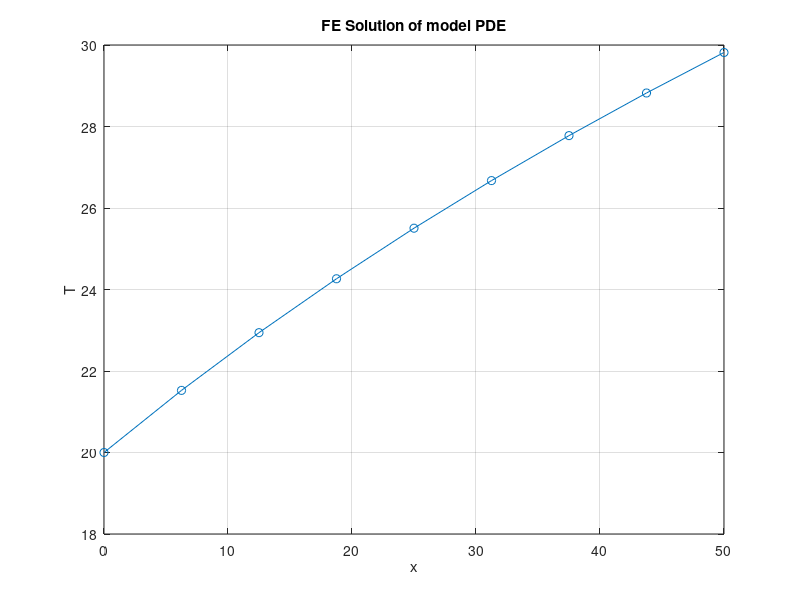

This chart was generated by the following MATLAB code:
%1D NONLINEAR FEM SOLVER
%DIRECT ITERATION
%input parameters:
ne=8;
xmin=0;
xmax=50;

k=40;

ti=20;
qi=10;

%nonlinear paramaters
itrMax = 20;
eTol = 1e-3;
%Thermal Conductivity as a Function of Temperature
%K(T) = kM*T + kC
kM = 2;
kC = 1;

%SOLVE PDE:
%
% -d/dx[Af(x)*(du/dx)] = Cf(x)
%
%INPUTS:
% ne    :: Number of Elements
% xmin  :: Starting X position
% xmax  :: Ending X position
% k     :: Thermal Conduction Coefficient
% ti    :: Temperature Boundary Condition
% qi    :: Thermal Load Flux
%
%NL INPUTS:
% itrMax    :: Max Iterations Permitted
% eTol      :: Convergence Error Tolerance
% 

%Parameters:                        
nn = ne + 1;                        % Number of Nodes
xx = linspace(xmin,xmax,nn);        % X-coordinates/
%Iteration Counter Definition
itr = 0;
loopr = true;
%DE functions:
Af = '1';
Cf = '0';
%BC definitions:
ltype = 1;  %1: Dirichlet Boundary Condition  
rtype = 2;  %2: Neumann Boundary Condition
            %3: Mixed Boundary Condition
lt1 = ti;
rt1 = 0;
lq1 = 0;
rq1 = qi;

%Global matrix Definitions:
K = sparse(nn,nn);
F = sparse(nn,1);

KZ = K;
FZ = F;

%Gaussian Quadrature Defintion:
%3 Point
GQp = [-sqrt(3/5),0,sqrt(3/5)];
GQw = [5/9,8/9,5/9];
GQn = length(GQp);

%Shape functions and Gradients @ GQ points
S = zeros(2,GQn);
dS = zeros(2,GQn);
%Shape Function Definiton:
for e=1:GQn
   S(1,e) = (1-GQp(e))/2;
   S(2,e) = (1+GQp(e))/2;
   dS(1,e) = -0.5;
   dS(2,e) = +0.5;
end

%INITIALISATION
for e=1:ne
    x1 = xx(e);
    x2 = xx(e+1);
    %element jacobian
    jac = (x2-x1)/2;
    
    %local matrices
    Ke = zeros(2,2);
    Fe = zeros(2,1);
    %loop through GQ points
    for q=1:GQn
        %Evaluate Current X position
        xE = GQp(q)*((x2-x1)/2) + (x2+x1)/2;
        %First Iteration Conditions (LINEAR)
        Ac = eval(Af)*k;
        Cc = eval(Cf);
        
        for i=1:2
            for j=1:2
                Ke(i,j) = Ke(i,j) + ...
                          Ac*(dS(i,q)/jac*dS(j,q)/jac)...
                          *jac*GQw(q);
            end
            Fe(i) = Fe(i) + Cc*S(i,q)*jac*GQw(q);
        end
    end
    
    %Assemble Local to Global
    KZ(e,e)      = KZ(e,e) + Ke(1,1);
    KZ(e+1,e)    = KZ(e+1,e) + Ke(2,1);
    KZ(e,e+1)    = KZ(e,e+1) + Ke(1,2);
    KZ(e+1,e+1)  = KZ(e+1,e+1) + Ke(2,2);
    
    FZ(e)        = FZ(e) + Fe(1);
    FZ(e+1)      = FZ(e+1) + Fe(2);
end

%LEFT boundary
if ltype == 1
    FZ(1) = lt1;
    KZ(1,:) = 0;
    KZ(1,1) = 1;
elseif ltype == 2
    FZ(1) = FZ(1) + lq1;
end
%RIGHT boundary
if rtype == 1
    FZ(nn) = rt1;
    KZ(nn,:) = 0;
    KZ(nn,nn) = 1;
elseif rtype == 2
    FZ(nn) = FZ(nn) + rq1;
end

uR = KZ\FZ;

%NONLINEAR UTERATION LOOP
while loopr
    %Increment Iteration Counter
    itr = itr + 1;
    %Local Element Matrix Definitions:
    for e=1:ne
        x1 = xx(e);
        x2 = xx(e+1);
        %element jacobian
        jac = (x2-x1)/2;
        
        %local matrices
        Ke = zeros(2,2);
        Fe = zeros(2,1);
        %loop through GQ points
        for q=1:GQn
            %Evaluate Current X position
            xE = GQp(q)*((x2-x1)/2) + (x2+x1)/2;
            
            Ac = eval(Af)*(kM*(uR(e)) + kC);
            Cc = eval(Cf);
            
            for i=1:2
                for j=1:2
                    Ke(i,j) = Ke(i,j) + ...
                              Ac*(dS(i,q)/jac*dS(j,q)/jac)...
                              *jac*GQw(q);
                end
                Fe(i) = Fe(i) + Cc*S(i,q)*jac*GQw(q);
            end
        end
        
        %Assemble Local to Global
        K(e,e)      = K(e,e) + Ke(1,1);
        K(e+1,e)    = K(e+1,e) + Ke(2,1);
        K(e,e+1)    = K(e,e+1) + Ke(1,2);
        K(e+1,e+1)  = K(e+1,e+1) + Ke(2,2);
        
        F(e)        = F(e) + Fe(1);
        F(e+1)      = F(e+1) + Fe(2);
    end
    
    %BC Applications:
    %LEFT boundary
    if ltype == 1
        F(1) = lt1;
        K(1,:) = 0;
        K(1,1) = 1;
    elseif ltype == 2
        F(1) = F(1) + lq1;
    end
    %RIGHT boundary
    if rtype == 1
        F(nn) = rt1;
        K(nn,:) = 0;
        K(nn,nn) = 1;
    elseif rtype == 2
        F(nn) = F(nn) + rq1;
    end
    
    %Solve the Global System
    uR = KZ\FZ;
    
    %Residual Calculation
    R = K*uR - F;
    KZ = K;
    FZ = F;
    resi = max(R(:));
    
    %Exit Nonlin Loop Condition
    if resi < eTol
        loopr = false;
        disp('Convergence Reached');
    elseif itr >= itrMax
        loopr = false;
        disp('MAX Iterations Reached');
        disp('Convergence NOT Reached');
    end
end

%POST: Plot FE Solution
plot(xx,uR,'-o');
grid on;
title('FE Solution of model PDE');
xlabel('x');
ylabel('T');
%end
